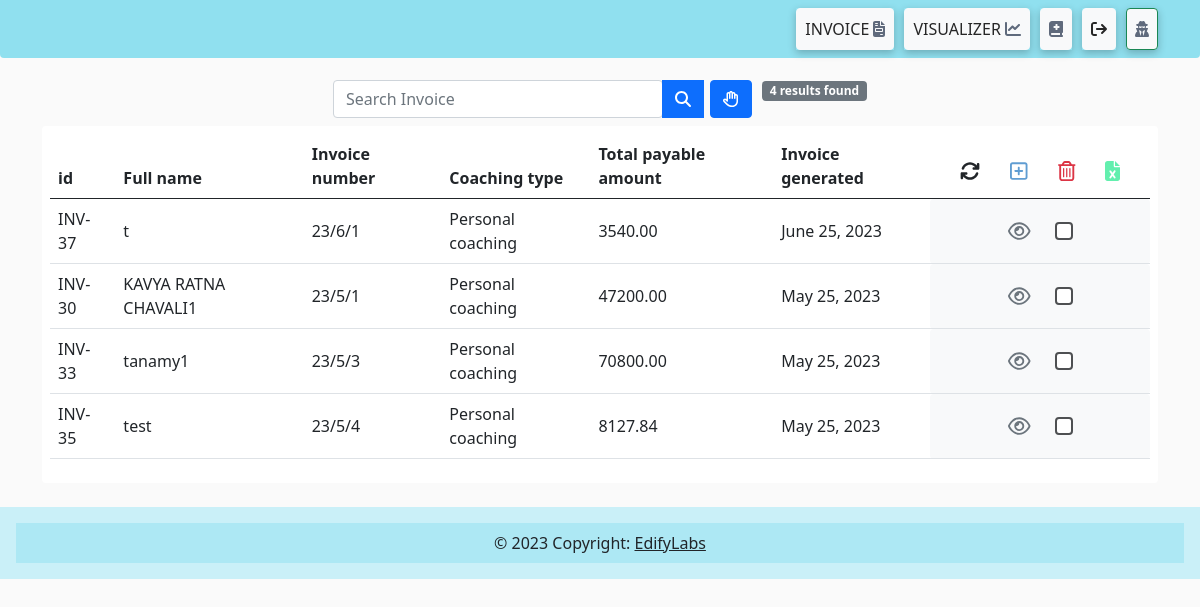
Screenshot of /invoice_display (signed in) with the database file from the repository.
### invoice/models.py (models this page shows, shortened)
class Invoice(models.Model):
    full_name_invoice = models.CharField(max_length=100)
    address_invoice = models.TextField(max_length=150, blank=True)
    GST_invoice = models.CharField(max_length=100 , blank=True)
    invoice_number = models.CharField(max_length=100 , blank=True) #auto
    date_added_invoice = models.DateField(auto_now_add=True ) #auto
    coaching_type_course_invoice = models.ForeignKey(Course, on_delete=models.CASCADE)
    particular_invoice = models.TextField(blank=True)
    amount_invoice  = models.DecimalField(max_digits=20 ,decimal_places=2)
    any_discount_invoice = models.DecimalField(max_digits=20 , decimal_places=2 ,default= 0 ,blank=True)
    total_amount_invoice =  models.DecimalField(max_digits=20 , decimal_places=2 ,default= 0)
    cgst = models.PositiveIntegerField(default=9)
    sgst = models.PositiveIntegerField(default=9)
    cgst_amount = models.DecimalField(max_digits=20, decimal_places=2, default=0)
    sgst_amount = models.DecimalField(max_digits=20, decimal_places=2, default=0)
    total_amount_payable_invoice =  models.DecimalField(max_digits=20 , decimal_places=2 ,default= 0)
    def __str__(self):
        return f"{self.full_name_invoice} {self.invoice_number} ({self.date_added_invoice})"
    class Meta:
        ordering = ('-date_added_invoice', )

### clientsapp/models.py (models this page shows)
class Course(models.Model):
    title = models.CharField(" 📌 Title ", max_length=100)
    desc = models.CharField(
        "💬 Small Message?", max_length=100, blank=True, default="")
    date = models.DateTimeField(auto_now_add=True)
    def __str__(self):
        return str(self.title)

### invoice/views.py (the view)
# urls.py: path('invoice_display', invoice_display, name='invoice_display'),
@login_required(login_url='loginPage')
def invoice_display(request):
    all_invoice = Invoice.objects.all()
    print(all_invoice)
    if len(all_invoice) != 0:
        context_invoice_list = { "page": "ALL INVOICE | Edify Lab's Business Tool ",
            "invoice_display": all_invoice, "total_invoice": len(all_invoice)}
    else:
        error = "NO INVOICE - 0"
        context_invoice_list = {"error": error , "page": " ALL INVOICE | Edify Lab's Business Tool "}
    return render(request, "invoice_template/invoice_display.html/", context_invoice_list)

### templates/invoice_template/invoice_display.html (shortened to what this page needs)
{% extends "base.html" %}
{% load crispy_forms_tags %}
{% block content %}
<br>
<div class="container mt-5" style="overflow-x:auto">
    <div class="container-fluid mt-2 mb-2">
        <form method="POST" action="{% url 'search_invoice' %}">
              <div style="display: inline-block;" class="row height d-flex justify-content-center align-items-center">
                <div class="col-md-6">
                    <div class="input-group">
                        <input  type="text" name="title" class="form-control rounded" placeholder="Search Invoice"  />
                        <button type="submit" class="btn btn-primary form-submit-button"> <i class="fas fa-search"></i></button>
                        <div style="margin-left:6px ;">
                            <button class="btn btn-primary" type="button" data-bs-toggle="offcanvas" data-bs-target="#offcanvasTop" aria-controls="offcanvasTop">
                                <i class="fa-regular fa-hand"></i>
                            </button>
                        </div>
                        <div style="margin-left:10px ;">
                            {% if filter_title %}
                                <h6><span class="badge bg-secondary">  {{filter_title_total}}  results found</span></h6>
                            {% elif total_invoice %}
                            <h6><span class="badge bg-secondary"> {{total_invoice}} results found</span></h6>
                            {% else %}
                            <h6><span class="badge bg-secondary"> 0 results found</span></h6>
                            {% endif %}
                        </div>
                    </div>
                </div>
            </div>
        </form>
    </div>
    {% if filter_title %}
    <form method="post" class="bg-white p-2  rounded" action="{% url 'invoice_item_delete' %}">
        {% csrf_token %}
        <table class="table">
            <thead class="border-bottom  fw-bold">
                <tr>
                    <td>id</td>
                    <td>Full name</td>
                    <td>Invoice number</td>
                    <td>Coaching type</td>
                    <td>Total payable amount</td>
                    <td class="text-center " width="20%">
                        <a href="{% url 'invoice_display' %}" class="btn" title="Refresh">
                            <i class="fa-solid fa-arrows-rotate fa-lg"></i>
                        </a>
                        <a href="{% url 'invoice_dashboard' %}" class="btn" title="Generate invoice">
                            <i class="fa-regular fa-square-plus fa-lg" style="color: #609dd2;"></i>
                        </a>
                        <button type="submit" class="btn" title="Delete">
                            <i class="far fa-trash-alt fa-lg text-danger float-right"></i>
                        </button>
                     <a href="{% url 'download_invoice_excel' %}" class="btn"  title="download to excel">
                        <i class="fa-solid fa-file-excel fa-lg" style="color: #63efae;"></i>
                    </a>
                    </td>
                </tr>
            </thead>
            <tbody style="vertical-align: middle;">
                {% for invoice in filter_title %}
                    <tr>
                        <td>INV-{{invoice.id}}</td>
                        <td>{{invoice.full_name_invoice}}</td>
                        <td>{{invoice.invoice_number}}</td>
                        <td>{{invoice.coaching_type_course_invoice}}</td>
                        <td>{{invoice.total_amount_payable_invoice}}</td>
                        <td class="rounded bg-light text-center">
                            <a href="{% url 'invoice' invoice.id %}" class="btn text-secondary px-0  inline-input">
                                <i class="fa-regular fa-eye fa-lg" title="view"></i>
                            </a>
                                <input style="width:18px ;height: 18px; border: 2px solid #4e5052" class="inline-input form-check-input " type="checkbox" value="{{ invoice.id }}" name="item_ids_invoice">
                        </td>
                    </tr>
                {% endfor %}
            </tbody>
        </table>
    </form>
    {% else %}
        <form method="post" class="bg-white p-2  rounded" action="{% url 'invoice_item_delete' %}">
            <table class="table">
                <thead class="border-bottom  fw-bold">
                    <tr>
                        <td>id</td>
                        <td>Full name</td>
                        <td>Invoice number</td>
                        <td>Coaching type</td>
                        <td>Total payable amount</td>
                        <td>Invoice generated</td>
                        <td class="text-center " width="20%">
                            <a href="{% url 'invoice_display' %}" class="btn" title="Refresh">
                                <i class="fa-solid fa-arrows-rotate fa-lg"></i>
                            </a>
                            <a href="{% url 'invoice_dashboard' %}" class="btn" title="Generate invoice">
                                <i class="fa-regular fa-square-plus fa-lg" style="color: #609dd2;"></i>
                            </a>
                            <button type="submit" class="btn" title="Delete">
                                <i class="far fa-trash-alt fa-lg text-danger float-right"></i>
                            </button>
                         <a href="{% url 'download_invoice_excel' %}" class="btn"  title="download to excel">
                            <i class="fa-solid fa-file-excel fa-lg" style="color: #63efae;"></i>
                        </a>
                        </td>
                    </tr>
                </thead>
                <tbody style="vertical-align: middle;">
                    {% for invoice in invoice_display %}
                        <tr>
                            <td>INV-{{invoice.id}}</td>
                            <td>{{invoice.full_name_invoice}}</td>
                            <td>{{invoice.invoice_number}}</td>
                            <td>{{invoice.coaching_type_course_invoice}}</td>
                            <td>{{invoice.total_amount_payable_invoice}}</td>
                            <td>{{invoice.date_added_invoice}}</td>
                            <td class="rounded bg-light text-center">
                                <a href="{% url 'invoice' invoice.id %}" class="btn text-secondary px-0  inline-input">
                                    <i class="fa-regular fa-eye fa-lg" title="view"></i>
                                </a>
                                    <input style="width:18px ;height: 18px; border: 2px solid #4e5052" class="inline-input form-check-input " type="checkbox" value="{{ invoice.id }}" name="item_ids_invoice">
                            </td>
                        </tr>
                    {% endfor %}
                </tbody>
            </table>
        </form>
    {% endif %}
</div>
{% include 'footer.html' %}
{% endblock content %}

### templates/base.html (style rules this page uses)
.inline-input { display: inline-block; padding: 0px; vertical-align: middle; margin: 0 10px; }

### rows the page displays
Invoice: id "37", full_name_invoice "t", invoice_number "23/6/1", coaching_type_course_invoice "Personal coaching", total_amount_payable_invoice "3540.00", date_added_invoice "June 25, 2023"
Invoice: id "30", full_name_invoice "KAVYA RATNA CHAVALI1", invoice_number "23/5/1", coaching_type_course_invoice "Personal coaching", total_amount_payable_invoice "47200.00", date_added_invoice "May 25, 2023"
Invoice: id "33", full_name_invoice "tanamy1", invoice_number "23/5/3", coaching_type_course_invoice "Personal coaching", total_amount_payable_invoice "70800.00", date_added_invoice "May 25, 2023"
Invoice: id "35", full_name_invoice "test", invoice_number "23/5/4", coaching_type_course_invoice "Personal coaching", total_amount_payable_invoice "8127.84", date_added_invoice "May 25, 2023"

### other values shown
{{ total_invoice }} "4"
